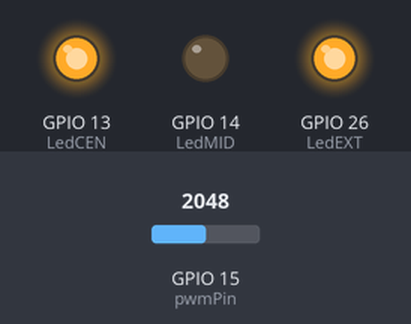
A sketch run on a simulated ESP32. Shown: output pins drawn as LEDs (lit = HIGH). The test bench sets the inputs (shaded band); at power-on: GPIO 15 (pwmPin) = 2048. What the sketch prints to the serial monitor is not drawn.

Above: at 1.8 s.
1.9 s: GPIO 15 (pwmPin) set to 1985
At 2.3 s:
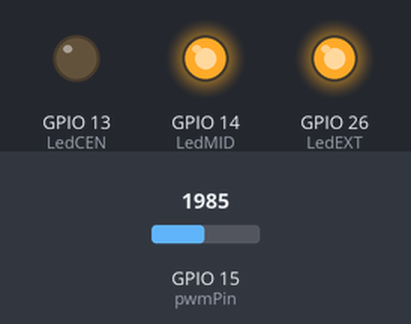
3.5 s: GPIO 15 (pwmPin) set to 718
5.2 s: GPIO 15 (pwmPin) set to 621
At 6.6 s:
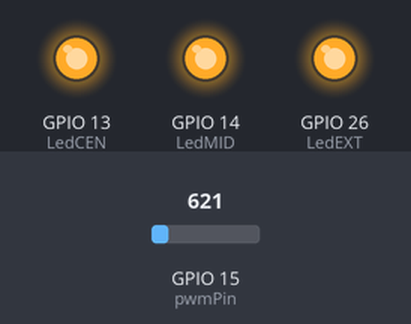
7.5 s: GPIO 15 (pwmPin) set to 4095
At 9.2 s:
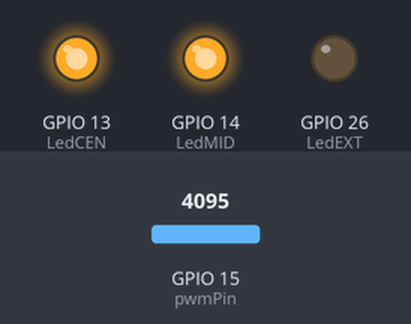
9.5 s: GPIO 15 (pwmPin) set to 4034
At 10.8 s:
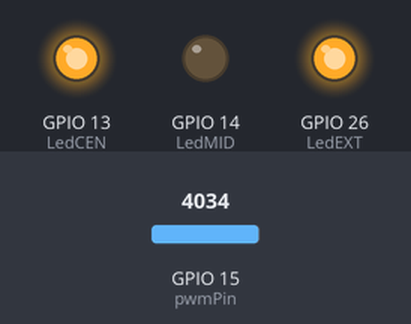
11.5 s: GPIO 15 (pwmPin) set to 2047
At 12.3 s:
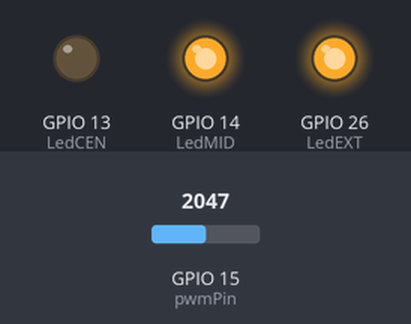
Timing chart, 0 to 14.5 s (numbered marks = the images above; inputs shaded):
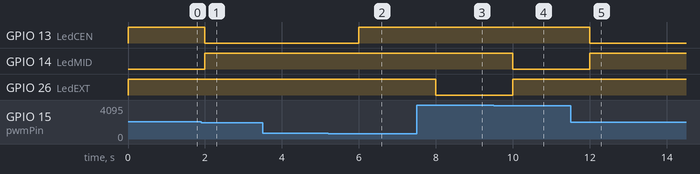

The sketch:

LEDsControl.ino
```cpp
//Se definen los pines de los led.
#define LedCEN 13  //LED central
#define LedMID 14  //LEDs del medio
#define LedEXT 26  //LEDs de los extremos
#define pwmPin 15  //Potenciómetro
int value;
int output;

void setup() {
  pinMode(LedCEN, OUTPUT);
  pinMode(LedMID, OUTPUT);
  pinMode(LedEXT, OUTPUT);
  pinMode(pwmPin, INPUT);
  Serial.begin(9600);

}

void loop() {
  value = analogRead(pwmPin);
  //Mapeo del potenciómetro a 6 valores
  output = map(value, 0, 4095, 0, 6);
  Serial.print(output);
  // 0 para apagado
    if (output == 0) {
      digitalWrite(LedCEN, HIGH);
      digitalWrite(LedMID, HIGH);
      digitalWrite(LedEXT, HIGH);
     delay(1000);
  // 1 a 2 para encender el central
  } else if (output > 0 && output < 3) {
      digitalWrite(LedCEN, LOW);
      digitalWrite(LedMID, HIGH);
      digitalWrite(LedEXT, HIGH);
     delay(1000);
   // 3 a 5 para encender los del medio
  } else if (output >= 3 && output < 6) {
      digitalWrite(LedMID, LOW);
      digitalWrite(LedCEN, HIGH);
      digitalWrite(LedEXT, HIGH);
     delay(1000);
   // 6 para encender los extremos
  } else if (output == 6) {
      digitalWrite(LedEXT, LOW);
      digitalWrite(LedCEN, HIGH);
      digitalWrite(LedMID, HIGH);
     delay(1000);
  }
}
```

Measured:
- the behaviour switches between 2048 and 2047 on GPIO 15 (pwmPin) (found by bisection; images 0 and 1)
- the behaviour switches between 683 and 682 on GPIO 15 (pwmPin) (found by bisection; images 1 and 2)
- the behaviour switches between 4095 and 4094 on GPIO 15 (pwmPin) (found by bisection; images 3 and 4)
- after the input at 1.9 s, GPIO 13 (LedCEN): HIGH → LOW after 0.10 s; GPIO 14 (LedMID): LOW → HIGH after 0.10 s
- after the input at 3.5 s, every drawn part: stays the same
- after the input at 5.2 s, GPIO 13 (LedCEN): LOW → HIGH after 0.80 s
- after the input at 7.5 s, GPIO 26 (LedEXT): HIGH → LOW after 0.50 s
- after the input at 9.5 s, GPIO 14 (LedMID): HIGH → LOW after 0.50 s; GPIO 26 (LedEXT): LOW → HIGH after 0.50 s
- after the input at 11.5 s, GPIO 13 (LedCEN): HIGH → LOW after 0.50 s; GPIO 14 (LedMID): LOW → HIGH after 0.50 s
